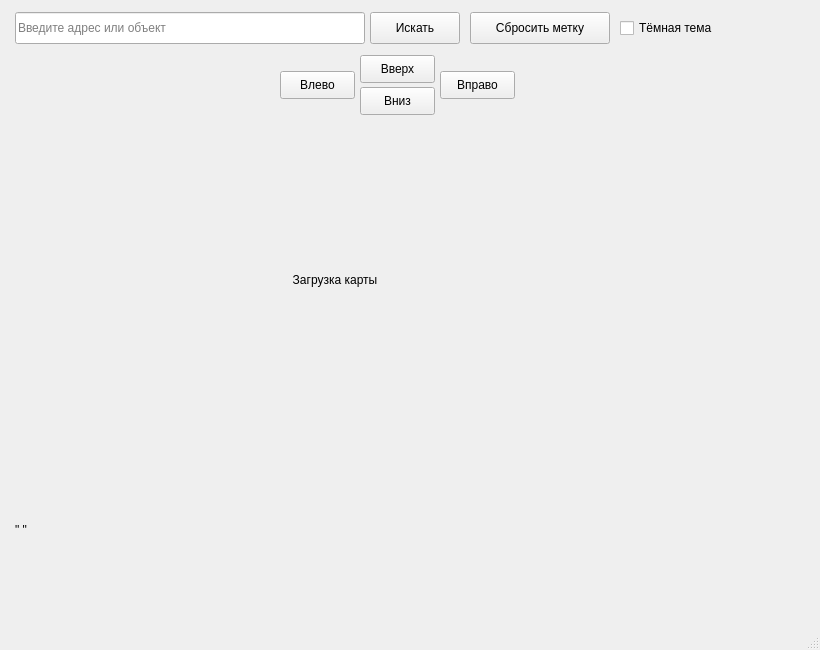
<?xml version="1.0" encoding="UTF-8"?>
<ui version="4.0">
 <class>MainWindow</class>
 <widget class="QMainWindow" name="MainWindow">
  <property name="geometry">
   <rect><x>0</x><y>0</y><width>820</width><height>650</height></rect>
  </property>
  <property name="windowTitle">
   <string>Карта с поиском</string>
  </property>
  <widget class="QWidget" name="centralwidget">

   <widget class="QLineEdit" name="searchInput">
    <property name="geometry">
     <rect><x>15</x><y>12</y><width>350</width><height>32</height></rect>
    </property>
    <property name="placeholderText">
     <string>Введите адрес или объект</string>
    </property>
   </widget>

   <widget class="QPushButton" name="searchBtn">
    <property name="geometry">
     <rect><x>370</x><y>12</y><width>90</width><height>32</height></rect>
    </property>
    <property name="text">
     <string>Искать</string>
    </property>
   </widget>

   <widget class="QPushButton" name="resetSearchBtn">
    <property name="geometry">
     <rect><x>470</x><y>12</y><width>140</width><height>32</height></rect>
    </property>
    <property name="text">
     <string>Сбросить метку</string>
    </property>
    <property name="toolTip">
     <string>Удалить метку и адрес</string>
    </property>
   </widget>

   <widget class="QPushButton" name="PgUp">
    <property name="geometry">
     <rect><x>360</x><y>55</y><width>75</width><height>28</height></rect>
    </property>
    <property name="text">
     <string>Вверх</string>
    </property>
   </widget>
   <widget class="QPushButton" name="PgDown">
    <property name="geometry">
     <rect><x>360</x><y>87</y><width>75</width><height>28</height></rect>
    </property>
    <property name="text">
     <string>Вниз</string>
    </property>
   </widget>
   <widget class="QPushButton" name="PgRight">
    <property name="geometry">
     <rect><x>440</x><y>71</y><width>75</width><height>28</height></rect>
    </property>
    <property name="text">
     <string>Вправо</string>
    </property>
   </widget>
   <widget class="QPushButton" name="PgLeft">
    <property name="geometry">
     <rect><x>280</x><y>71</y><width>75</width><height>28</height></rect>
    </property>
    <property name="text">
     <string>Влево</string>
    </property>
   </widget>

   <widget class="QCheckBox" name="themeToggle">
    <property name="geometry">
     <rect><x>620</x><y>12</y><width>140</width><height>32</height></rect>
    </property>
    <property name="text">
     <string>Тёмная тема</string>
    </property>
   </widget>

   <widget class="QLabel" name="g_map">
    <property name="geometry">
     <rect><x>10</x><y>55</y><width>650</width><height>450</height></rect>
    </property>
    <property name="text">
     <string>Загрузка карты</string>
    </property>
    <property name="alignment">
     <set>Qt::AlignCenter</set>
    </property>
    <property name="objectName">
     <string>g_map</string>
    </property>
   </widget>

   <widget class="QLabel" name="addressLabel">
    <property name="geometry">
     <rect><x>15</x><y>510</y><width>645</width><height>40</height></rect>
    </property>
    <property name="text">
     <string>" "</string>
    </property>
    <property name="alignment">
     <set>Qt::AlignLeading|Qt::AlignLeft|Qt::AlignVCenter</set>
    </property>
    <property name="wordWrap">
     <bool>true</bool>
    </property>
    <property name="objectName">
     <string>addressLabel</string>
    </property>
   </widget>

  </widget>
  <widget class="QMenuBar" name="menubar"/>
  <widget class="QStatusBar" name="statusbar"/>
 </widget>
 <resources/>
 <connections/>
</ui>
